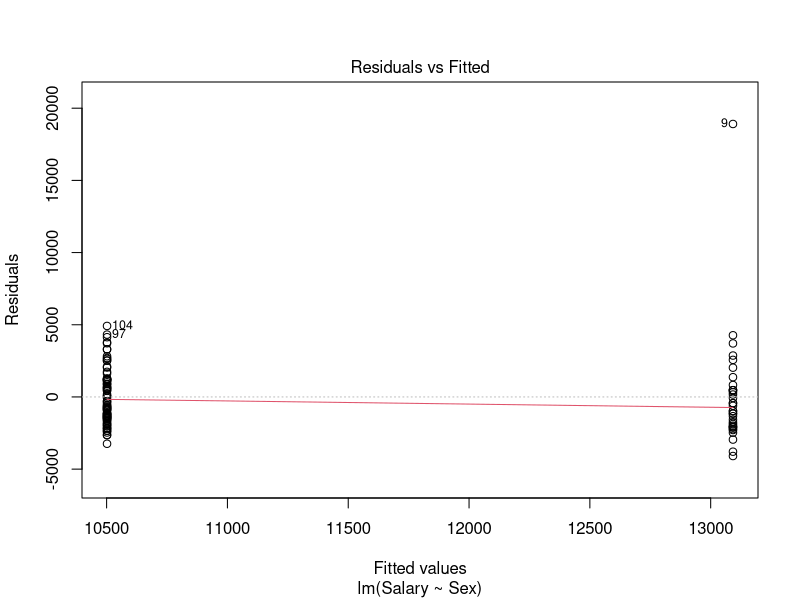
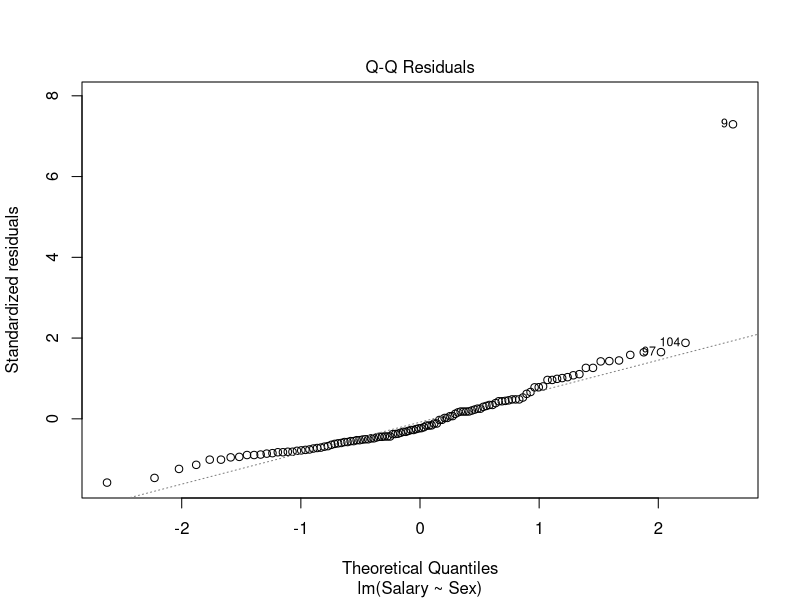
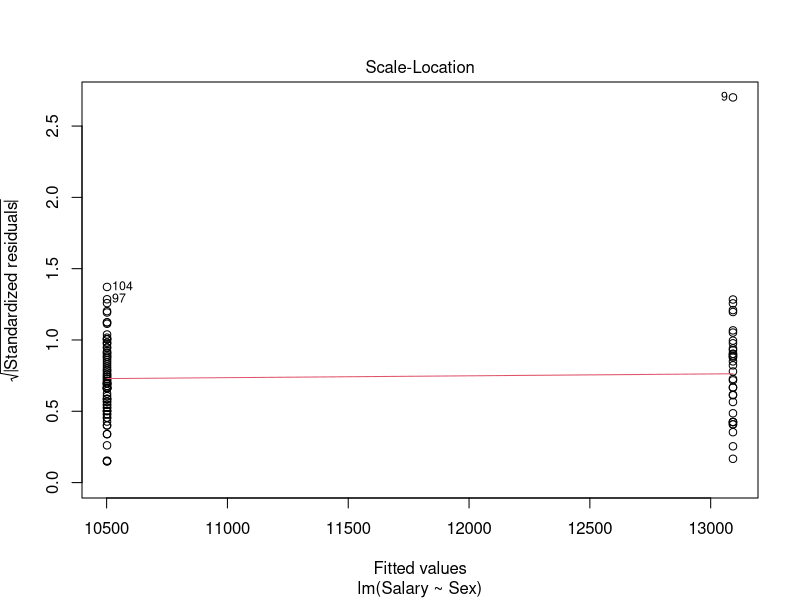
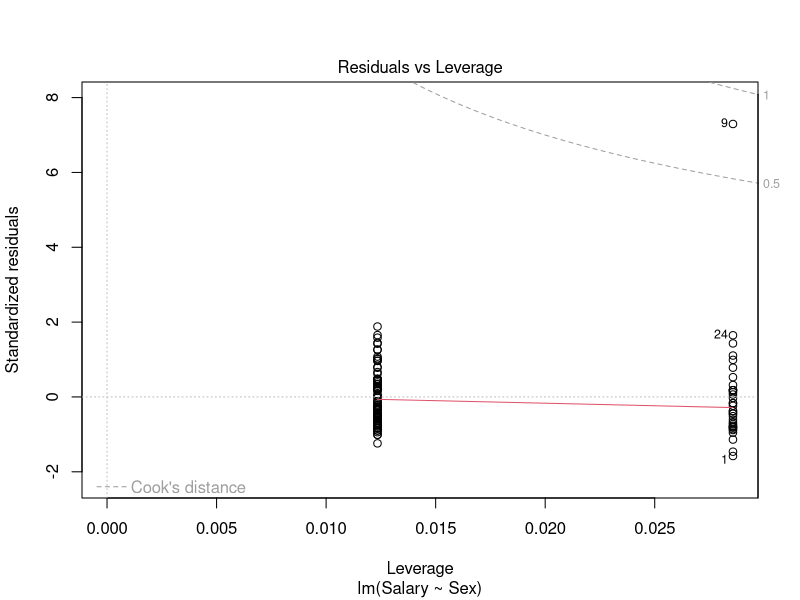
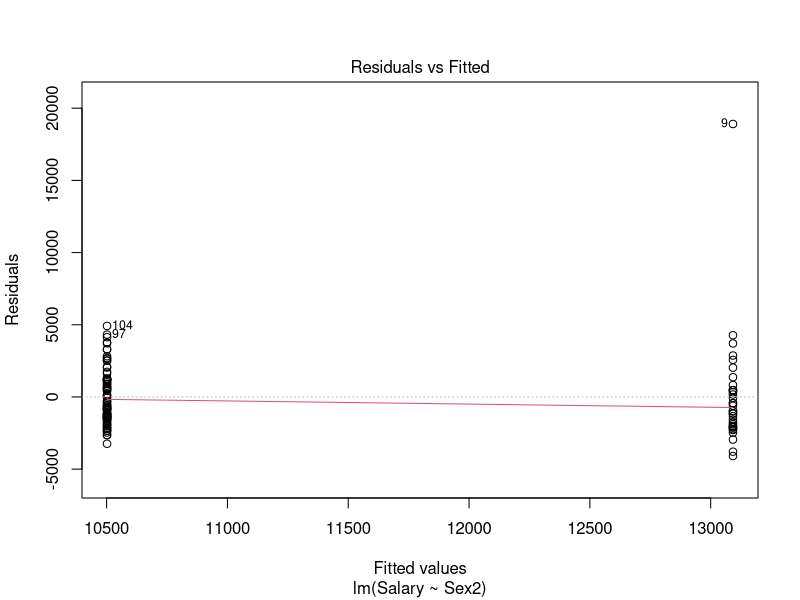
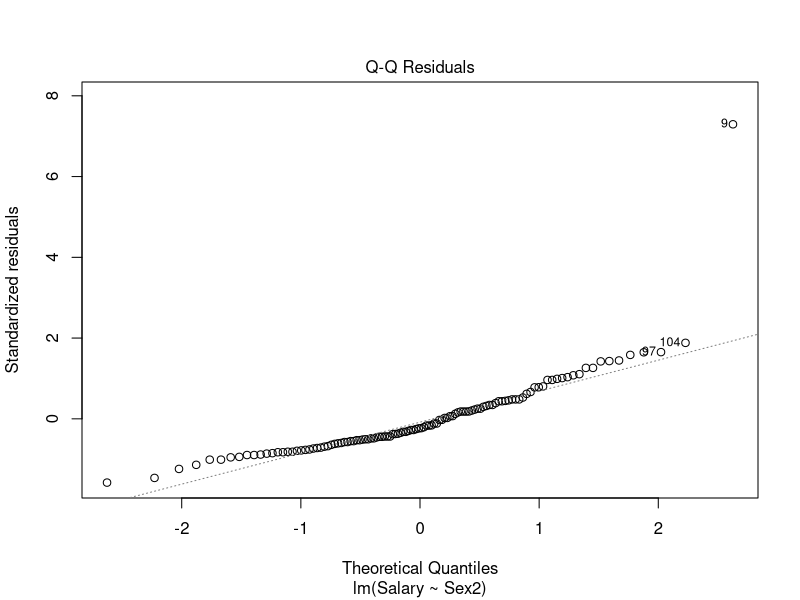
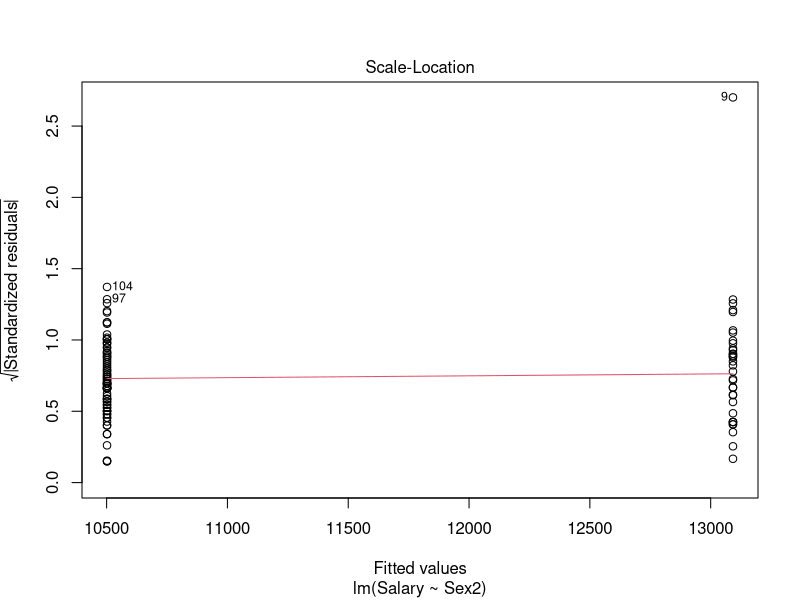
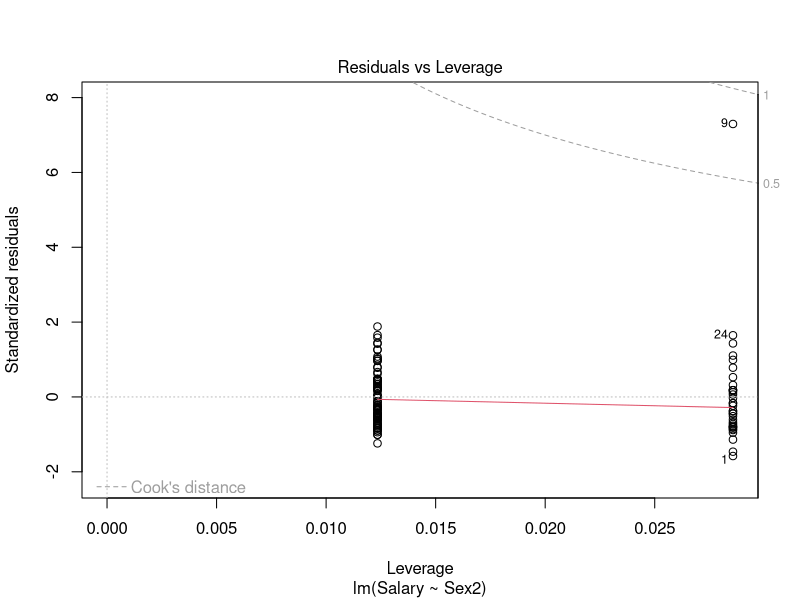

Source code (R) for these figures, in order:
## ---- chunk 1
# The first part of the "brick" of lecture notes for this course is about including categorical
# variables as explanatory (X) variables on the right hand side of a linear model. This is an 
# additional example of using the simplest form of categorical variable (a Yes/No or 0/1 coded 
# variable, often frequently referred to as a "dummy" variable).

# This example is taken from exercise 3.7 on page 80 of Lattin J, Carroll JD and Green, PE (2003)
# Analyzing Mutivariate Data, published by Thomson Brooks/Cole, which was a text for another 
# statistics unit (STAT8020 Multivariate Analysis).

# In this example, data was collected in March 1977 on 116 bank employees (of Harry's Trust and
# Savings Bank) hired during 1969 to 1971 as general office trainees. The following variables
# were collected for each employee:
#   EmpID - employee ID number (a three or four digit identifying number)
#   Sex - sex of employee (0 = Male, 1 = Female)
#   Age - age at hire (in months)
#   EducYrs - years of education
#   EducLvl - level of education (1 = Graduate school, 2 = College graduate, 3 = Some college, 
#                                 4 = High school graduate, 5 = None of the above)
#   WorkExp - prior work experience (in months)
#   Start - starting salary (in $)
#   Senior - seniority (total number of months of employment)
#   Salary - current salary (in $)

# The data are available in "Bankwages.txt" and can be read into R using any of the methods
# demonstrated in lectures.

# For example, the following approach will work if you downloaded both this example R file 
# and the data file to the same directory on your computer and then started RStudio by 
# opening the R file with RStudio (with ANU computers, you need to right-click and go
# "Open With" RStudio - if you double-click, then "really helpful: default association is to
# try and open the file with the package Statistica, which is no longer available on the ANU
# computer network):

bankwages <- read.table("BankWages.txt", header=T)

# First examine the data by simply typing the name (or if you are using RStudio, you can
# double-click on the object in the Environment window, which opens the Viewer):

bankwages
names(bankwages)

# Attach the data for the remainder of this session, so that the variables are available using
# the above column names:

attach(bankwages)

# The question of interest when collecting the data was "is there evidence of any gender (sex)
# discrimination in the employee compensation offered by this bank to general office trainees?"

# We have two measures of compensation in these data - starting and current salary levels
# (Start and Salary) and Sex is a 0/1 variable which indicates the employees gender.
# Firstly, are there apparent differences between the current salaries for males and females:

mean(Salary)
mean(Salary[Sex==0])
mean(Salary[Sex==1])

# As Sex is already coded as 0/1 indicator variable, we can decide whether these apparent
# differences in mean current salaries are significant by fitting a simple linear regression
# model:

Salary.lm <- lm(Salary ~ Sex)
plot(Salary.lm)

# The plots indicate a definite problem with this model caused by an apparent outlier - 
# observation #9, but ignoring this for the moment and looking at the rest of the model output:

anova(Salary.lm)
summary(Salary.lm)

# What are the estimated coefficients of this model? The intercept turns out to be the mean
# salary for males and the slope is the difference between the mean salary for males and the
# mean salary for females:

mean(Salary[Sex==0])
mean(Salary[Sex==1]) - mean(Salary[Sex==0])

# Note the t-test on the slope using this parameterisation turns out to be identical to the
# two sample t-test (assuming equal variances), that is typically included in a first year
# introductory statistics course:

t.test(Salary[Sex==1], Salary[Sex==0], var.equal=TRUE)

# Note the above "treatment" coding (using 0/1) is not the only way we could have coded sex as
# an indicator variable. Here is an alternative parameterisation of Sex (usually called "sum"
# coding in an experimental design context):

Sex2 <- ifelse(Sex==0,-1,1)
Sex2
cbind(Sex, Sex2)

# However, the model using this new variable gives output that is almost identical to the
# original model:

Salary.lm2 <- lm(Salary ~ Sex2)
plot(Salary.lm2)

anova(Salary.lm2)
summary(Salary.lm2)

# The only difference is in the estimated coefficients of the model (the model parameters). 
# The new intercept turns out to be, not the overall mean salary (which is what would have 
# happened had if we had the same number of males and females - called a balanced design),
# but instead it is the simple (rather than weighted) average of the mean salary for males 
# and the mean salary for females:

mean(Salary)
(mean(Salary[Sex==0]) + mean(Salary[Sex==1]))/2
coef(Salary.lm2)

# If we add the slope coefficient to from this new intercept (i.e. when Sex2 = +1), 
# we arrive at the mean salary for males:

coef(Salary.lm2)[1] - coef(Salary.lm2)[2]
mean(Salary[Sex==0])

# And if we subtract the slope coefficient from the intercept (i.e. when Sex2 = +1), 
# we get the mean salary for females:

coef(Salary.lm2)[1] + coef(Salary.lm2)[2]
mean(Salary[Sex==1])

# We will discuss these alternative ways of parameterising a model later in this part of the
# course, but before we leave this example, let's examine the models that Lattin, Carroll and 
# Green fit in their solutions to this exercise. First a model for examining the differences
# in starting salaries, controlling for the effects of work experience and years of education,
# which they do by including these additional variables in the model:

Start.lm <- lm(Start ~ Sex + WorkExp + EducYrs)
plot(Start.lm)

anova(Start.lm)
summary(Start.lm)

# There are problems with this model, notably that observation #81, a female who turns out to 
# be the only college graduate out of all 116 employees, appears to have a large negative 
# residual - i.e. she has a much lower starting salary than her additional education would 
# suggest. We could treat her as a special case and exclude her from the analysis (one way of
# dealing with potential outliers, but not necessarily the best way in this instance):

Start.lm2 <- lm(Start[-81] ~ Sex[-81] + WorkExp[-81] + EducYrs[-81])
plot(Start.lm2)

anova(Start.lm2)
summary(Start.lm2)

# Compare the ANOVA tables and estimated coefficients of Start.lm and Start.lm2 - both models
# suggest there is significant discrimination against females in starting salaries, controlling
# for work experience and years of education, but the size of the mean difference in starting 
# salaries, b(Sex) = -$683 in Start.lm compared to b(Sex) = -$481 in Start.lm2, suggests that
# observation 81 has had a significant effect on this difference!

# Finally, Lattin, Carroll and Green proposed this model for current salaries:

Salary.lm3 <- lm(Salary ~ Sex + Start + WorkExp + EducYrs + Senior)
plot(Salary.lm3)

anova(Salary.lm3)
summary(Salary.lm3)

# This model also has problems with two potential outliers: observations #9 (a male with a very
# large current salary) and #81 (again). We will discuss how to deal with outliers (again),
# later in the course.
